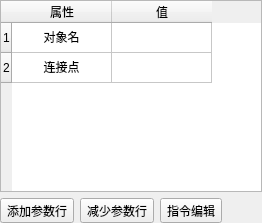
       <widget class="QWidget" name="page_3">
        <layout class="QVBoxLayout" name="verticalLayout_7">
         <property name="leftMargin">
          <number>0</number>
         </property>
         <property name="topMargin">
          <number>0</number>
         </property>
         <property name="rightMargin">
          <number>0</number>
         </property>
         <property name="bottomMargin">
          <number>0</number>
         </property>
         <item>
          <widget class="QTableWidget" name="locationTableWidget">
           <row>
            <property name="text">
             <string>1</string>
            </property>
           </row>
           <row>
            <property name="text">
             <string>2</string>
            </property>
           </row>
           <column>
            <property name="text">
             <string>属性</string>
            </property>
           </column>
           <column>
            <property name="text">
             <string>值</string>
            </property>
           </column>
           <item row="0" column="0">
            <property name="text">
             <string>对象名</string>
            </property>
            <property name="textAlignment">
             <set>AlignCenter</set>
            </property>
           </item>
           <item row="1" column="0">
            <property name="text">
             <string>连接点</string>
            </property>
            <property name="textAlignment">
             <set>AlignCenter</set>
            </property>
           </item>
          </widget>
         </item>
         <item>
          <layout class="QHBoxLayout" name="horizontalLayout_3">
           <item>
            <widget class="QToolButton" name="attributeLocAddTbtn">
             <property name="text">
              <string>添加参数行</string>
             </property>
             <property name="icon">
              <iconset resource="SunnyTcsSupervisoryV3.qrc">
               <normaloff>:/resource/res/image/addLine.png</normaloff>:/resource/res/image/addLine.png</iconset>
             </property>
             <property name="iconSize">
              <size>
               <width>25</width>
               <height>25</height>
              </size>
             </property>
            </widget>
           </item>
           <item>
            <widget class="QToolButton" name="attributeLocDecTbtn">
             <property name="text">
              <string>减少参数行</string>
             </property>
             <property name="icon">
              <iconset resource="SunnyTcsSupervisoryV3.qrc">
               <normaloff>:/resource/res/image/decLine.png</normaloff>:/resource/res/image/decLine.png</iconset>
             </property>
             <property name="iconSize">
              <size>
               <width>25</width>
               <height>25</height>
              </size>
             </property>
            </widget>
           </item>
           <item>
            <widget class="QToolButton" name="attributeLocAcnEditTbtn">
             <property name="text">
              <string>指令编辑</string>
             </property>
             <property name="icon">
              <iconset resource="SunnyTcsSupervisoryV3.qrc">
               <normaloff>:/resource/res/image/editAcn.png</normaloff>:/resource/res/image/editAcn.png</iconset>
             </property>
             <property name="iconSize">
              <size>
               <width>25</width>
               <height>25</height>
              </size>
             </property>
            </widget>
           </item>
           <item>
            <spacer name="horizontalSpacer_2">
             <property name="orientation">
              <enum>Qt::Horizontal</enum>
             </property>
             <property name="sizeHint" stdset="0">
              <size>
               <width>40</width>
               <height>20</height>
              </size>
             </property>
            </spacer>
           </item>
          </layout>
         </item>
        </layout>
       </widget>
